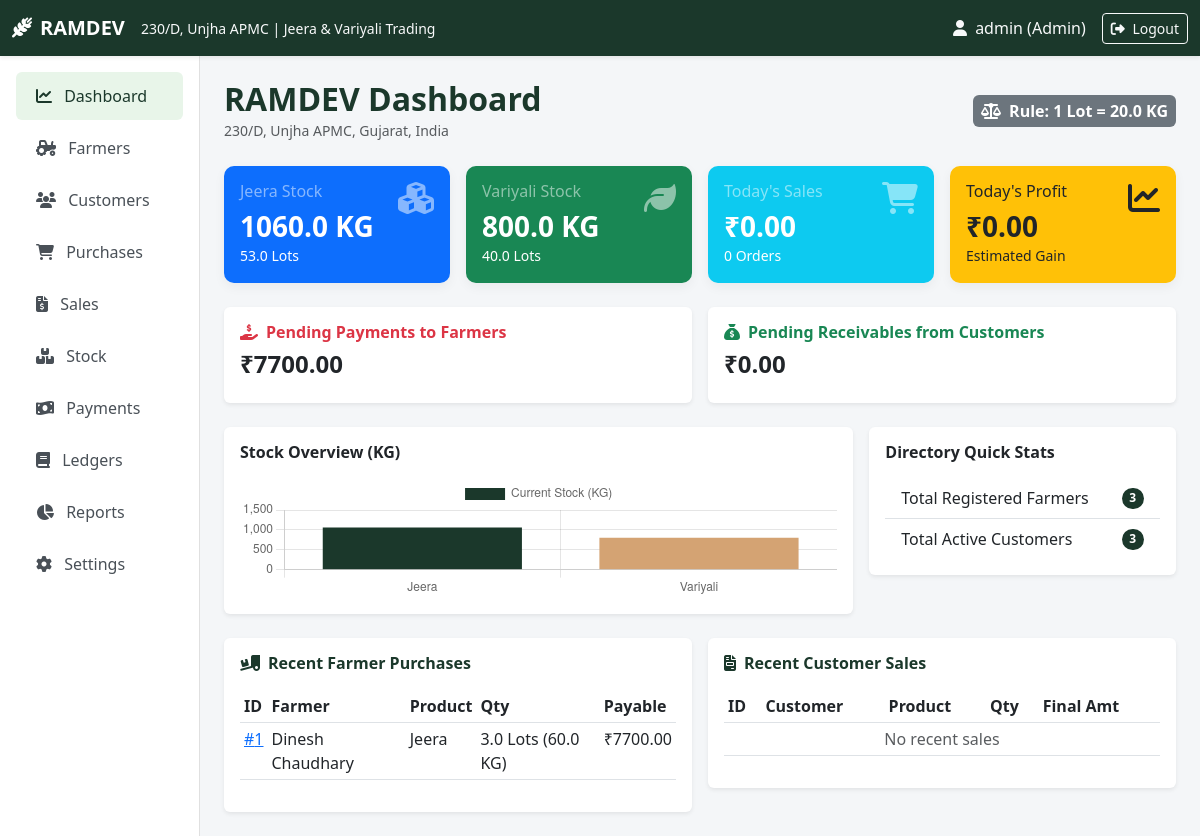
The app's page /dashboard (signed in) with its own data.
### tables this page shows
CREATE TABLE settings (
            key TEXT PRIMARY KEY,
            value TEXT NOT NULL
        );

CREATE TABLE products (
            id INTEGER PRIMARY KEY AUTOINCREMENT,
            name TEXT UNIQUE NOT NULL,
            stock_kg REAL DEFAULT 0.0,
            opening_stock_kg REAL DEFAULT 0.0
        );

CREATE TABLE purchases (
            id INTEGER PRIMARY KEY AUTOINCREMENT,
            date TEXT NOT NULL,
            farmer_id INTEGER NOT NULL,
            product_id INTEGER NOT NULL,
            lots REAL NOT NULL,
            kg REAL NOT NULL,
            rate_per_kg REAL NOT NULL,
            quality TEXT,
            moisture REAL DEFAULT 0,
            lot_number TEXT,
            transport_charges REAL DEFAULT 0,
            other_charges REAL DEFAULT 0,
            gross_amount REAL NOT NULL,
            net_payable REAL NOT NULL,
            paid_amount REAL DEFAULT 0,
            remaining_amount REAL NOT NULL,
            payment_status TEXT NOT NULL,
            payment_method TEXT,
            notes TEXT,
            FOREIGN KEY (farmer_id) REFERENCES farmers(id),
            FOREIGN KEY (product_id) REFERENCES products(id)
        );

CREATE TABLE farmers (
            id INTEGER PRIMARY KEY AUTOINCREMENT,
            name TEXT NOT NULL,
            mobile TEXT NOT NULL,
            village TEXT NOT NULL,
            created_at TIMESTAMP DEFAULT CURRENT_TIMESTAMP
        );

### app.py (the view)
@app.route('/')
@app.route('/dashboard')
@login_required
def dashboard():
    conn = get_db_connection()
    today_str = date.today().strftime('%Y-%m-%d')
    jeera = conn.execute("SELECT stock_kg FROM products WHERE name = 'Jeera'").fetchone()
    variyali = conn.execute("SELECT stock_kg FROM products WHERE name = 'Variyali'").fetchone()
    lot_w = get_lot_weight()
    jeera_kg = jeera['stock_kg'] if jeera else 0
    variyali_kg = variyali['stock_kg'] if variyali else 0
    jeera_lots = jeera_kg / lot_w
    variyali_lots = variyali_kg / lot_w
    today_purchases = conn.execute("SELECT COUNT(*) as count, SUM(kg) as total_kg, SUM(net_payable) as total_amt FROM purchases WHERE date = ?", (today_str,)).fetchone()
    today_sales = conn.execute("SELECT COUNT(*) as count, SUM(kg) as total_kg, SUM(final_amount) as total_amt, SUM(profit) as total_profit FROM sales WHERE date = ?", (today_str,)).fetchone()
    pending_p = conn.execute("SELECT SUM(remaining_amount) FROM purchases WHERE payment_status != 'Paid'").fetchone()[0] or 0
    pending_s = conn.execute("SELECT SUM(remaining_amount) FROM sales WHERE payment_status != 'Paid'").fetchone()[0] or 0
    total_farmers = conn.execute("SELECT COUNT(*) FROM farmers").fetchone()[0]
    total_customers = conn.execute("SELECT COUNT(*) FROM customers").fetchone()[0]
    recent_purchases = conn.execute("""
        SELECT p.*, f.name as farmer_name, pr.name as product_name
        FROM purchases p
        JOIN farmers f ON p.farmer_id = f.id
        JOIN products pr ON p.product_id = pr.id
        ORDER BY p.id DESC LIMIT 5
    """).fetchall()
    recent_sales = conn.execute("""
        SELECT s.*, c.name as customer_name, pr.name as product_name
        FROM sales s
        JOIN customers c ON s.customer_id = c.id
        JOIN products pr ON s.product_id = pr.id
        ORDER BY s.id DESC LIMIT 5
    """).fetchall()
    conn.close()
    metrics = {
        'jeera_kg': jeera_kg, 'jeera_lots': jeera_lots,
        'variyali_kg': variyali_kg, 'variyali_lots': variyali_lots,
        'today_purchases_count': today_purchases['count'] or 0,
        'today_purchases_amt': today_purchases['total_amt'] or 0,
        'today_sales_count': today_sales['count'] or 0,
        'today_sales_amt': today_sales['total_amt'] or 0,
        'today_profit': today_sales['total_profit'] or 0,
        'pending_farmer_pay': pending_p,
        'pending_customer_pay': pending_s,
        'total_farmers': total_farmers,
        'total_customers': total_customers
    }
    return render_template('dashboard.html', metrics=metrics, recent_purchases=recent_purchases, recent_sales=recent_sales)

### templates/dashboard.html (shortened to what this page needs)
{% extends "base.html" %}
{% block content %}
<div class="d-flex justify-content-between align-items-center mb-4">
    <div>
        <h2 class="fw-bold mb-0 text-mandi">{{ biz.name }} Dashboard</h2>
        <small class="text-muted">{{ biz.shop_no }}, {{ biz.location }}</small>
    </div>
    <span class="badge bg-secondary p-2 fs-6">
        <i class="fa-solid fa-scale-balanced me-1"></i> Rule: 1 Lot = {{ biz.lot_weight }} KG
    </span>
</div>
<div class="row g-3 mb-4">
    <div class="col-md-6 col-lg-3">
        <div class="card card-stat bg-primary text-white p-3">
            <div class="d-flex justify-content-between">
                <div>
                    <h6 class="text-white-50">Jeera Stock</h6>
                    <h3 class="fw-bold mb-0">{{ "%.1f"|format(metrics.jeera_kg|default(0)|float) }} KG</h3>
                    <small>{{ "%.1f"|format(metrics.jeera_lots|default(0)|float) }} Lots</small>
                </div>
                <i class="fa-solid fa-cubes fa-2x text-white-50"></i>
            </div>
        </div>
    </div>
    <div class="col-md-6 col-lg-3">
        <div class="card card-stat bg-success text-white p-3">
            <div class="d-flex justify-content-between">
                <div>
                    <h6 class="text-white-50">Variyali Stock</h6>
                    <h3 class="fw-bold mb-0">{{ "%.1f"|format(metrics.variyali_kg|default(0)|float) }} KG</h3>
                    <small>{{ "%.1f"|format(metrics.variyali_lots|default(0)|float) }} Lots</small>
                </div>
                <i class="fa-solid fa-leaf fa-2x text-white-50"></i>
            </div>
        </div>
    </div>
    <div class="col-md-6 col-lg-3">
        <div class="card card-stat bg-info text-white p-3">
            <div class="d-flex justify-content-between">
                <div>
                    <h6 class="text-white-50">Today's Sales</h6>
                    <h3 class="fw-bold mb-0">₹{{ "%.2f"|format(metrics.today_sales_amt|default(0)|float) }}</h3>
                    <small>{{ metrics.today_sales_count|default(0) }} Orders</small>
                </div>
                <i class="fa-solid fa-cart-shopping fa-2x text-white-50"></i>
            </div>
        </div>
    </div>
    <div class="col-md-6 col-lg-3">
        <div class="card card-stat bg-warning text-dark p-3">
            <div class="d-flex justify-content-between">
                <div>
                    <h6 class="text-dark-50">Today's Profit</h6>
                    <h3 class="fw-bold mb-0">₹{{ "%.2f"|format(metrics.today_profit|default(0)|float) }}</h3>
                    <small>Estimated Gain</small>
                </div>
                <i class="fa-solid fa-chart-line fa-2x text-dark-50"></i>
            </div>
        </div>
    </div>
</div>
<div class="row g-3 mb-4">
    <div class="col-md-6">
        <div class="card shadow-sm border-0 p-3">
            <h6 class="fw-bold text-danger"><i class="fa-solid fa-hand-holding-dollar me-2"></i>Pending Payments to Farmers</h6>
            <h4 class="fw-bold">₹{{ "%.2f"|format(metrics.pending_farmer_pay|default(0)|float) }}</h4>
        </div>
    </div>
    <div class="col-md-6">
        <div class="card shadow-sm border-0 p-3">
            <h6 class="fw-bold text-success"><i class="fa-solid fa-sack-dollar me-2"></i>Pending Receivables from Customers</h6>
            <h4 class="fw-bold">₹{{ "%.2f"|format(metrics.pending_customer_pay|default(0)|float) }}</h4>
        </div>
    </div>
</div>
<div class="row g-3 mb-4">
    <div class="col-md-8">
        <div class="card shadow-sm border-0 p-3">
            <h6 class="fw-bold mb-3">Stock Overview (KG)</h6>
            <canvas id="stockChart" height="120"></canvas>
        </div>
    </div>
    <div class="col-md-4">
        <div class="card shadow-sm border-0 p-3">
            <h6 class="fw-bold mb-3">Directory Quick Stats</h6>
            <ul class="list-group list-group-flush">
                <li class="list-group-item d-flex justify-content-between align-items-center">
                    Total Registered Farmers
                    <span class="badge bg-mandi rounded-pill">{{ metrics.total_farmers|default(0) }}</span>
                </li>
                <li class="list-group-item d-flex justify-content-between align-items-center">
                    Total Active Customers
                    <span class="badge bg-mandi rounded-pill">{{ metrics.total_customers|default(0) }}</span>
                </li>
            </ul>
        </div>
    </div>
</div>
<div class="row g-3">
    <div class="col-md-6">
        <div class="card shadow-sm border-0 p-3">
            <h6 class="fw-bold mb-3 text-mandi"><i class="fa-solid fa-truck-ramp-box me-2"></i>Recent Farmer Purchases</h6>
            <div class="table-responsive">
                <table class="table table-hover table-sm">
                    <thead><tr><th>ID</th><th>Farmer</th><th>Product</th><th>Qty</th><th>Payable</th></tr></thead>
                    <tbody>
                        {% for p in recent_purchases %}
                        <tr>
                            <td><a href="{{ url_for('purchase_receipt', id=p.id) }}">#{{ p.id }}</a></td>
                            <td>{{ p.farmer_name }}</td>
                            <td>{{ p.product_name }}</td>
                            <td>{{ p.lots }} Lots ({{ p.kg }} KG)</td>
                            <td>₹{{ "%.2f"|format(p.net_payable|default(0)|float) }}</td>
                        </tr>
                        {% else %}
                        <tr><td colspan="5" class="text-center text-muted">No recent purchases</td></tr>
                        {% endfor %}
                    </tbody>
                </table>
            </div>
        </div>
    </div>
    <div class="col-md-6">
        <div class="card shadow-sm border-0 p-3">
            <h6 class="fw-bold mb-3 text-mandi"><i class="fa-solid fa-file-invoice me-2"></i>Recent Customer Sales</h6>
            <div class="table-responsive">
                <table class="table table-hover table-sm">
                    <thead><tr><th>ID</th><th>Customer</th><th>Product</th><th>Qty</th><th>Final Amt</th></tr></thead>
                    <tbody>
                        {% for s in recent_sales %}
                        <tr>
                            <td><a href="{{ url_for('invoice', id=s.id) }}">#{{ s.id }}</a></td>
                            <td>{{ s.customer_name }}</td>
                            <td>{{ s.product_name }}</td>
                            <td>{{ s.lots }} Lots ({{ s.kg }} KG)</td>
                            <td>₹{{ "%.2f"|format(s.final_amount|default(0)|float) }}</td>
                        </tr>
                        {% else %}
                        <tr><td colspan="5" class="text-center text-muted">No recent sales</td></tr>
                        {% endfor %}
                    </tbody>
                </table>
            </div>
        </div>
    </div>
</div>
{% endblock %}
{% block scripts %}
<script>
document.addEventListener("DOMContentLoaded", function () {
    const ctx = document.getElementById('stockChart').getContext('2d');
    new Chart(ctx, {
        type: 'bar',
        data: {
            labels: ['Jeera', 'Variyali'],
            datasets: [{
                label: 'Current Stock (KG)',
                data: [{{ metrics.jeera_kg|default(0) }}, {{ metrics.variyali_kg|default(0) }}],
                backgroundColor: ['#1b382b', '#d4a373']
            }]
        },
        options: {
            responsive: true,
            scales: {
                y: { beginAtZero: true }
            }
        }
    });
});
</script>
{% endblock %}

### templates/base.html (shortened to what this page needs)
<!DOCTYPE html>
<html lang="en">
<head>
    <link href="https://cdn.jsdelivr.net/npm/bootstrap@5.3.0/dist/css/bootstrap.min.css" rel="stylesheet">
    <link rel="stylesheet" href="https://cdnjs.cloudflare.com/ajax/libs/font-awesome/6.4.0/css/all.min.css">
    <link rel="stylesheet" href="{{ url_for('static', filename='style.css') }}">
</head>
<body>
    <nav class="navbar navbar-expand-lg navbar-dark bg-mandi sticky-top shadow-sm no-print">
        <div class="container-fluid">
            <a class="navbar-brand fw-bold" href="{{ url_for('dashboard') }}">
                <i class="fa-solid fa-wheat-awn me-2"></i>{{ biz.name }}
            </a>
            <span class="navbar-text text-light d-none d-md-inline me-auto">
                <small>{{ biz.shop_no }}, {{ biz.market }} | {{ biz.type }}</small>
            </span>
            <div class="d-flex align-items-center">
                {% if session.get('user_id') %}
                <span class="text-light me-3"><i class="fa-solid fa-user me-1"></i> {{ session.username }} ({{ session.role }})</span>
                <a href="{{ url_for('logout') }}" class="btn btn-outline-light btn-sm"><i class="fa-solid fa-right-from-bracket me-1"></i> Logout</a>
                {% endif %}
            </div>
        </div>
    </nav>
    <div class="container-fluid">
        <div class="row">
            {% if session.get('user_id') %}
            <nav class="col-md-3 col-lg-2 d-md-block sidebar collapse p-3 no-print">
                <div class="position-sticky">
                    <ul class="nav flex-column">
                        <li class="nav-item"><a class="nav-link {% if request.endpoint == 'dashboard' %}active{% endif %}" href="{{ url_for('dashboard') }}"><i class="fa-solid fa-chart-line me-2"></i> Dashboard</a></li>
                        <li class="nav-item"><a class="nav-link {% if request.endpoint in ['farmers', 'farmer_details'] %}active{% endif %}" href="{{ url_for('farmers') }}"><i class="fa-solid fa-tractor me-2"></i> Farmers</a></li>
                        <li class="nav-item"><a class="nav-link {% if request.endpoint in ['customers', 'customer_details'] %}active{% endif %}" href="{{ url_for('customers') }}"><i class="fa-solid fa-users me-2"></i> Customers</a></li>
                        <li class="nav-item"><a class="nav-link " href="{{ url_for('purchases') }}"><i class="fa-solid fa-cart-shopping me-2"></i> Purchases</a></li>
                        <li class="nav-item"><a class="nav-link " href="{{ url_for('sales') }}"><i class="fa-solid fa-file-invoice-dollar me-2"></i> Sales</a></li>
                        <li class="nav-item"><a class="nav-link {% if request.endpoint == 'stock' %}active{% endif %}" href="{{ url_for('stock') }}"><i class="fa-solid fa-boxes-stacked me-2"></i> Stock</a></li>
                        <li class="nav-item"><a class="nav-link {% if request.endpoint == 'payments' %}active{% endif %}" href="{{ url_for('payments') }}"><i class="fa-solid fa-money-bill-wave me-2"></i> Payments</a></li>
                        <li class="nav-item"><a class="nav-link {% if request.endpoint == 'ledger' %}active{% endif %}" href="{{ url_for('ledger') }}"><i class="fa-solid fa-book me-2"></i> Ledgers</a></li>
                        <li class="nav-item"><a class="nav-link {% if request.endpoint == 'reports' %}active{% endif %}" href="{{ url_for('reports') }}"><i class="fa-solid fa-chart-pie me-2"></i> Reports</a></li>
                        {% if session.get('role') == 'Admin' %}
                        <li class="nav-item"><a class="nav-link {% if request.endpoint == 'settings' %}active{% endif %}" href="{{ url_for('settings') }}"><i class="fa-solid fa-gear me-2"></i> Settings</a></li>
                        {% endif %}
                    </ul>
                </div>
            </nav>
            <main class="col-md-9 ms-sm-auto col-lg-10 px-md-4 py-4">
            {% else %}
            <main class="col-12 px-md-4 py-4">
            {% endif %}
                {% block content %}{% endblock %}
            </main>
        </div>
    </div>
    {% block scripts %}{% endblock %}
</body>
</html>

### records on screen
settings: name "RAMDEV"
settings: shop_no "230/D"
settings: market "Unjha APMC"
settings: type "Jeera & Variyali Trading"
settings: location "Unjha APMC, Gujarat, India"
products: jeera_kg "1060.0"
products: variyali_kg "800.0"
purchases: id "1", farmer_name "Dinesh Chaudhary", product_name "Jeera", lots "3.0", kg "60.0", net_payable "7700.00"

### other values on screen
{{ session.username }} "admin"
{{ session.role }} "Admin"
{{ biz.lot_weight }} "20.0"
{{ "%.1f"|format(metrics.jeera_lots|default(0)|float) }} "53.0"
{{ "%.1f"|format(metrics.variyali_lots|default(0)|float) }} "40.0"
{{ "%.2f"|format(metrics.today_sales_amt|default(0)|float) }} "0.00"
{{ metrics.today_sales_count|default(0) }} "0"
{{ "%.2f"|format(metrics.today_profit|default(0)|float) }} "0.00"
{{ "%.2f"|format(metrics.pending_farmer_pay|default(0)|float) }} "7700.00"
{{ "%.2f"|format(metrics.pending_customer_pay|default(0)|float) }} "0.00"
{{ metrics.total_farmers|default(0) }} "3"
{{ metrics.total_customers|default(0) }} "3"
chart data {{ metrics.jeera_kg|default(0) }} 1060.0
chart data {{ metrics.variyali_kg|default(0) }} 800.0
